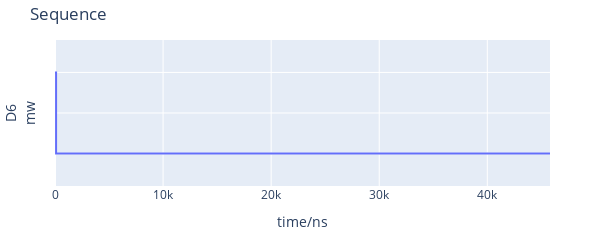

The code cell stored with this chart in its notebook:
### Code cell
ps.setDigital("mw", trigger_seq) # MW IQ
ps.setTrigger
ps.plotSeq(plot_all=False)

### Figure 1 — Plotly figure (JSON) as saved in the notebook; plotly's stock layout.template omitted (floating-point values rounded to 4 significant figures)
{"data": [{"line": {"shape": "hv"}, "mode": "lines", "name": "D6", "type": "scatter", "x": [0, 100, 45800], "xaxis": "x", "y": [1, 0, 0], "yaxis": "y"}], "layout": {"height": 150, "margin": {"b": 40, "l": 50, "r": 50, "t": 40}, "showlegend": false, "title": {"text": "Sequence"}, "width": 600, "xaxis": {"anchor": "y", "domain": [0, 1], "title": {"text": "time/ns"}}, "yaxis": {"anchor": "x", "domain": [0, 1], "range": [-0.4, 1.4], "showticklabels": false, "title": {"text": "D6<br>mw"}}}}
